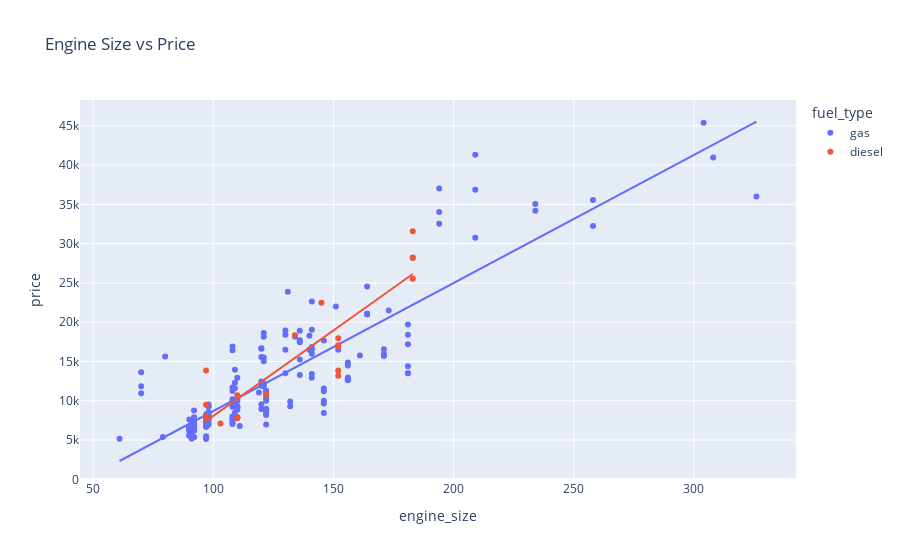

Notebook source saved alongside this figure:
### Code cell
fig = px.scatter(df, x="engine_size", y="price", color="fuel_type",
                 trendline="ols", title="Engine Size vs Price")
fig.show()

### Figure 1 — Plotly figure (JSON) as saved in the notebook; plotly's stock layout.template omitted (floating-point values rounded to 4 significant figures; data arrays with more than 128 entries replaced by an {"elided": "..."} marker saying what was removed)
{"data": [{"hovertemplate": "fuel_type=gas<br>engine_size=%{x}<br>price=%{y}<extra></extra>", "legendgroup": "gas", "marker": {"color": "#636efa", "symbol": "circle"}, "mode": "markers", "name": "gas", "orientation": "v", "showlegend": true, "type": "scatter", "x": {"elided": "185 int values"}, "xaxis": "x", "y": {"elided": "185 float values"}, "yaxis": "y"}, {"hovertemplate": "<b>OLS trendline</b><br>price = 163.084 * engine_size + -7615.99<br>R<sup>2</sup>=0.760116<br><br>fuel_type=gas<br>engine_size=%{x}<br>price=%{y} <b>(trend)</b><extra></extra>", "legendgroup": "gas", "marker": {"color": "#636efa", "symbol": "circle"}, "mode": "lines", "name": "gas", "showlegend": false, "type": "scatter", "x": {"elided": "181 int values"}, "xaxis": "x", "y": {"elided": "181 float values"}, "yaxis": "y"}, {"hovertemplate": "fuel_type=diesel<br>engine_size=%{x}<br>price=%{y}<extra></extra>", "legendgroup": "diesel", "marker": {"color": "#EF553B", "symbol": "circle"}, "mode": "markers", "name": "diesel", "orientation": "v", "showlegend": true, "type": "scatter", "x": [122, 134, 183, 183, 183, 183, 103, 152, 152, 152, 152, 152, 110, 110, 110, 97, 97, 97, 97, 145], "xaxis": "x", "y": [10800.0, 18340.0, 25550.0, 28250.0, 28180.0, 31600.0, 7099.0, 13200.0, 13860.0, 16900.0, 17080.0, 17950.0, 7898.0, 7788.0, 10700.0, 7775.0, 7995.0, 9495.0, 13840.0, 22470.0], "yaxis": "y"}, {"hovertemplate": "<b>OLS trendline</b><br>price = 217.682 * engine_size + -13701.2<br>R<sup>2</sup>=0.811626<br><br>fuel_type=diesel<br>engine_size=%{x}<br>price=%{y} <b>(trend)</b><extra></extra>", "legendgroup": "diesel", "marker": {"color": "#EF553B", "symbol": "circle"}, "mode": "lines", "name": "diesel", "showlegend": false, "type": "scatter", "x": [97, 97, 97, 97, 103, 110, 110, 110, 122, 134, 145, 152, 152, 152, 152, 152, 183, 183, 183, 183], "xaxis": "x", "y": [7414.0, 7414.0, 7414.0, 7414.0, 8720.0, 10240.0, 10240.0, 10240.0, 12860.0, 15470.0, 17860.0, 19390.0, 19390.0, 19390.0, 19390.0, 19390.0, 26130.0, 26130.0, 26130.0, 26130.0], "yaxis": "y"}], "layout": {"legend": {"title": {"text": "fuel_type"}, "tracegroupgap": 0}, "title": {"text": "Engine Size vs Price"}, "xaxis": {"anchor": "y", "domain": [0, 1], "title": {"text": "engine_size"}}, "yaxis": {"anchor": "x", "domain": [0, 1], "title": {"text": "price"}}}}
